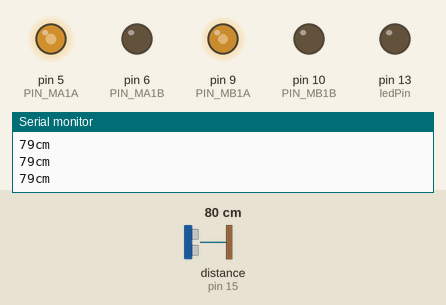
The sketch below on a simulated Arduino Uno, built with avr-gcc and run on an emulated ATmega328P. Shown: output pins drawn as LEDs (lit = HIGH), the last lines printed to the serial monitor. Wiring (inferred from the names in the program): ultrasonic range finder: trigger pin 14; echo pin 15. Dashed ring = blinking. The inputs (shaded band) are chosen by the test bench; at power-on: distance to the obstacle (sensor on pin 15) 80 cm. The echo pulse lasts 58.3 µs per cm; pins used as bus, display or sensor lines are not drawn.

Above: at 1.2 s.
1.3 s: distance to the obstacle (sensor on pin 15) set to 2 cm
At 1.7 s:
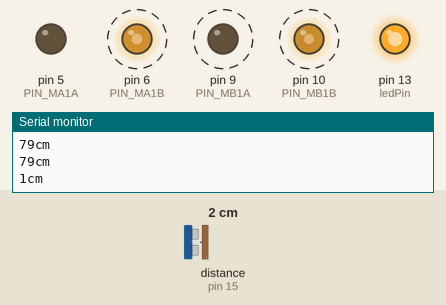
4.3 s: distance to the obstacle (sensor on pin 15) set to 14 cm
7.3 s: distance to the obstacle (sensor on pin 15) set to 18 cm
At 8.2 s:
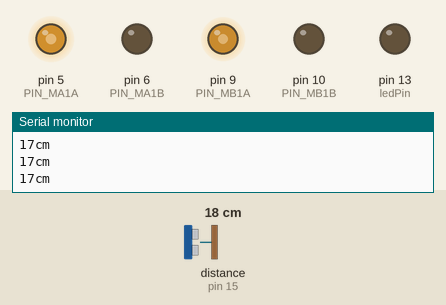
8.8 s: distance to the obstacle (sensor on pin 15) set to 4 cm
At 9.7 s:
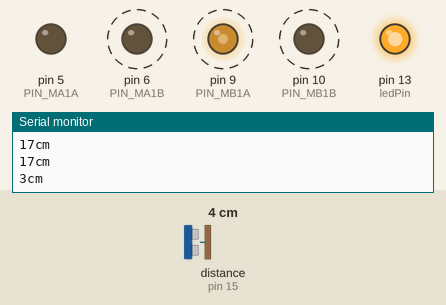
11.8 s: distance to the obstacle (sensor on pin 15) set to 120 cm
At 12.9 s:
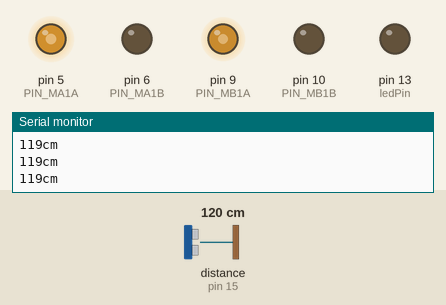
Timing chart, 0 to 14.3 s (numbered marks = the images above; inputs shaded):
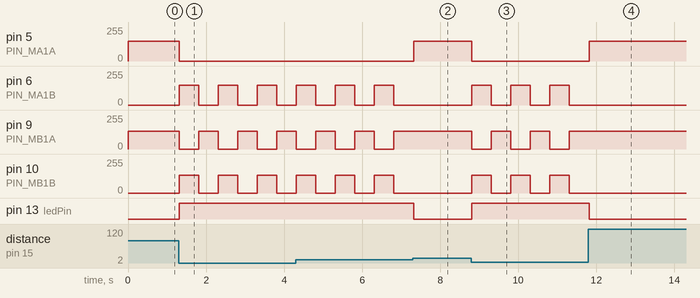

The sketch:

03_sonic__car.ino
```cpp
//왼쪽모터
#define PIN_MA1A 5
#define PIN_MA1B 6

//오른쪽 모터
#define PIN_MB1A 9
#define PIN_MB1B 10

//초음파센서
#define PIN_SONIC_TRIG 14
#define PIN_SONIC_ECHO 15

const int ledPin = 13;

#define WHEEL_DIFF_VALUE -15

int iSpeed = 150;
int leftWheelSpeed = iSpeed;
int rightWheelSpeed = leftWheelSpeed + WHEEL_DIFF_VALUE;

#define SONIC_DISTANSE 15

void setup() {
  //모터 핀 정의
  pinMode(PIN_MA1A, OUTPUT);
  pinMode(PIN_MA1B, OUTPUT);
  pinMode(PIN_MB1A, OUTPUT);
  pinMode(PIN_MB1B, OUTPUT);
  //초음파센서 핀 정의
  pinMode(PIN_SONIC_TRIG, OUTPUT);
  pinMode(PIN_SONIC_ECHO, INPUT);

  pinMode(ledPin, OUTPUT);

  Serial.begin(9600);
}

void loop() {
  long distance = getDistance();
  Serial.println(String(distance) + "cm");

  if (distance < SONIC_DISTANSE) {
    digitalWrite(ledPin, HIGH);
    backward();
    delay(500);
    left();
    delay(500);
  }
  else {
    digitalWrite(ledPin, LOW);
    forward();
  }
}
//초음파 거리
long getDistance() {
  digitalWrite(PIN_SONIC_TRIG, LOW);
  delayMicroseconds(2);
  digitalWrite(PIN_SONIC_TRIG, HIGH);
  delayMicroseconds(10);
  digitalWrite(PIN_SONIC_TRIG, LOW);

  long duration = pulseIn(PIN_SONIC_ECHO, HIGH);
  long distance = (duration / 2) / 29.1;

  return distance;
}

//자동차 이동
void carMove(int aa, int ab, int ba, int bb) {
  analogWrite(PIN_MA1A, aa);
  analogWrite(PIN_MA1B, ab);
  analogWrite(PIN_MB1A, ba);
  analogWrite(PIN_MB1B, bb);
}
void forward(){
  carMove(leftWheelSpeed, 0, rightWheelSpeed, 0);
}

void backward(){
  carMove(0, leftWheelSpeed, 0, rightWheelSpeed);
}

void left(){
  carMove(0, 0, rightWheelSpeed, 0);
}

void right(){
  carMove(leftWheelSpeed, 0, 0, 0);
}

void stop(){
  carMove(0, 0, 0, 0);
}
```

Measured:
- the behaviour switches between 15 and 16 cm on distance to the obstacle (sensor on pin 15) (found by bisection; images 1 and 2)
- after the input at 1.3 s, pin 5 (PIN_MA1A): 150/255 → 0/255 at once; pin 6 (PIN_MA1B): alternates 150/255 for 0.50 s and 0/255 for 0.50 s, starting at once; pin 9 (PIN_MB1A), pin 10 (PIN_MB1B): alternates 135/255 for 0.50 s and 0/255 for 0.50 s, starting at once; pin 13 (ledPin): LOW → HIGH at once
- after the input at 7.3 s, pin 5 (PIN_MA1A): 0/255 → 150/255 at once; pin 6 (PIN_MA1B): stays 0/255 (without the input it goes to 150/255 after 0.02 s); pin 9 (PIN_MB1A): stays 135/255 (without the input it goes to 0/255 after 0.02 s); pin 10 (PIN_MB1B): stays 0/255 (without the input it goes to 135/255 after 0.02 s); pin 13 (ledPin): HIGH → LOW at once
- after the input at 8.8 s, pin 5 (PIN_MA1A): 150/255 → 0/255 at once; pin 6 (PIN_MA1B): alternates 150/255 for 0.50 s and 0/255 for 0.50 s, starting at once; pin 9 (PIN_MB1A), pin 10 (PIN_MB1B): alternates 135/255 for 0.50 s and 0/255 for 0.50 s, starting at once; pin 13 (ledPin): LOW → HIGH at once
- after the input at 11.8 s, pin 5 (PIN_MA1A): 0/255 → 150/255 at once; pin 6 (PIN_MA1B), pin 10 (PIN_MB1B): stops changing and stays 0/255; pin 9 (PIN_MB1A): stops changing and stays 135/255; pin 13 (ledPin): HIGH → LOW at once
